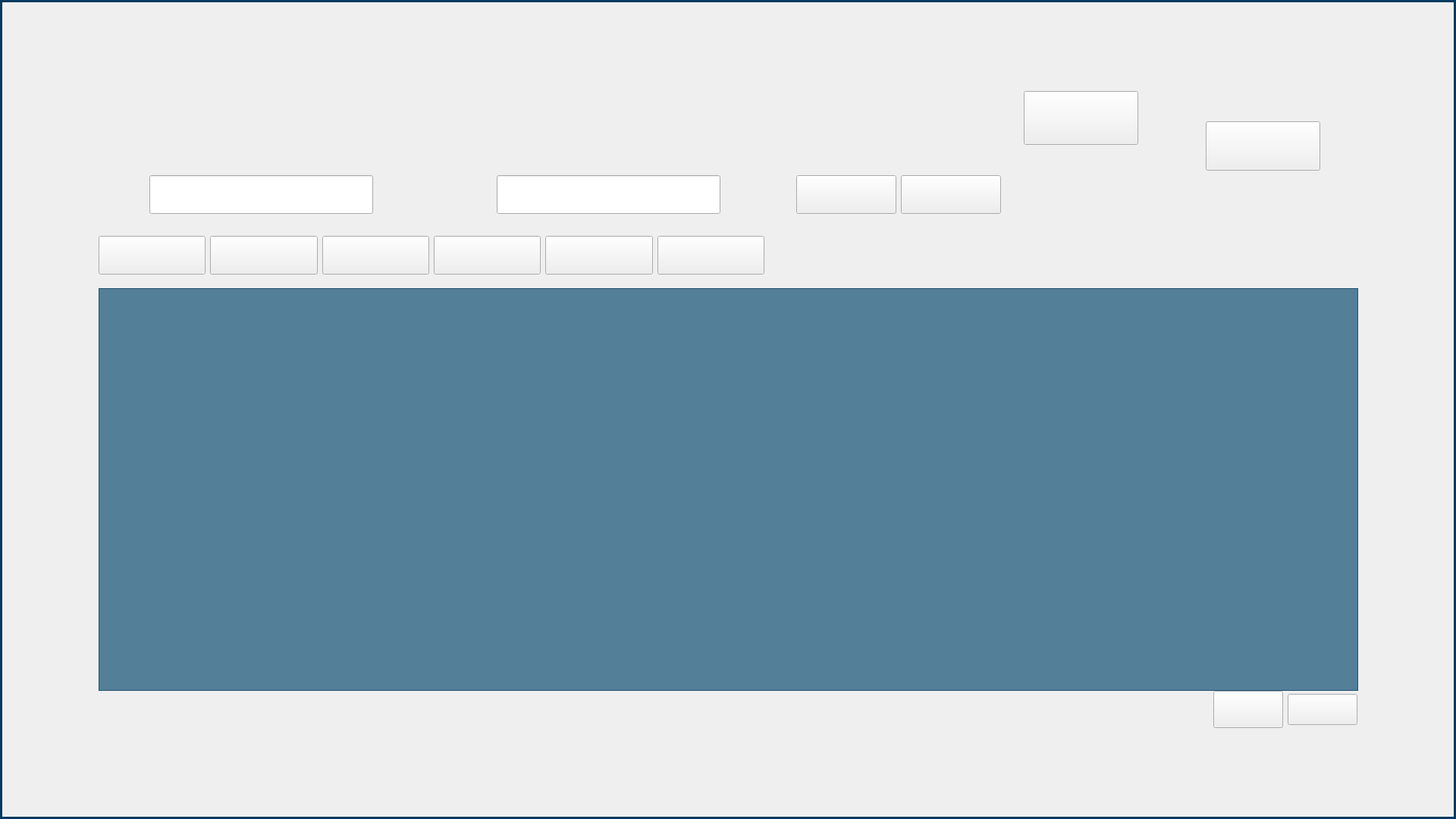
<?xml version="1.0" encoding="UTF-8"?>
<ui version="4.0">
 <class>jsj_UserManagerdlg</class>
 <widget class="QWidget" name="jsj_UserManagerdlg">
  <property name="geometry">
   <rect>
    <x>0</x>
    <y>0</y>
    <width>1920</width>
    <height>1080</height>
   </rect>
  </property>
  <property name="minimumSize">
   <size>
    <width>1920</width>
    <height>1080</height>
   </size>
  </property>
  <property name="windowTitle">
   <string>Form</string>
  </property>
  <property name="styleSheet">
   <string notr="true">QWidget#jsj_UserManagerdlg{
	border: 3px solid #033b60; /* 边框宽度为1px，颜色为#A0A0A0 */
}
</string>
  </property>
  <widget class="QPushButton" name="ExitBtn">
   <property name="geometry">
    <rect>
     <x>1350</x>
     <y>120</y>
     <width>151</width>
     <height>71</height>
    </rect>
   </property>
   <property name="cursor">
    <cursorShape>OpenHandCursor</cursorShape>
   </property>
   <property name="styleSheet">
    <string notr="true">border-image: url(:/new/jsj/rc/用户管理/返回.png);</string>
   </property>
   <property name="text">
    <string/>
   </property>
  </widget>
  <widget class="QWidget" name="layoutWidget">
   <property name="geometry">
    <rect>
     <x>130</x>
     <y>310</y>
     <width>878</width>
     <height>53</height>
    </rect>
   </property>
   <layout class="QHBoxLayout" name="horizontalLayout">
    <item>
     <widget class="QPushButton" name="AddNewBtn">
      <property name="minimumSize">
       <size>
        <width>141</width>
        <height>51</height>
       </size>
      </property>
      <property name="cursor">
       <cursorShape>OpenHandCursor</cursorShape>
      </property>
      <property name="styleSheet">
       <string notr="true">border-image: url(:/new/jsj/rc/用户管理/新增.png);</string>
      </property>
      <property name="text">
       <string/>
      </property>
     </widget>
    </item>
    <item>
     <widget class="QPushButton" name="EditBtn">
      <property name="minimumSize">
       <size>
        <width>141</width>
        <height>51</height>
       </size>
      </property>
      <property name="cursor">
       <cursorShape>OpenHandCursor</cursorShape>
      </property>
      <property name="styleSheet">
       <string notr="true">border-image: url(:/new/jsj/rc/用户管理/编辑.png);</string>
      </property>
      <property name="text">
       <string/>
      </property>
     </widget>
    </item>
    <item>
     <widget class="QPushButton" name="DelBtn">
      <property name="minimumSize">
       <size>
        <width>141</width>
        <height>51</height>
       </size>
      </property>
      <property name="cursor">
       <cursorShape>OpenHandCursor</cursorShape>
      </property>
      <property name="styleSheet">
       <string notr="true">border-image: url(:/new/jsj/rc/用户管理/删除.png);</string>
      </property>
      <property name="text">
       <string/>
      </property>
     </widget>
    </item>
    <item>
     <widget class="QPushButton" name="DaoruBtn">
      <property name="minimumSize">
       <size>
        <width>141</width>
        <height>51</height>
       </size>
      </property>
      <property name="cursor">
       <cursorShape>OpenHandCursor</cursorShape>
      </property>
      <property name="styleSheet">
       <string notr="true">border-image: url(:/new/jsj/rc/用户管理/导入.png);</string>
      </property>
      <property name="text">
       <string/>
      </property>
     </widget>
    </item>
    <item>
     <widget class="QPushButton" name="DaochuBtn">
      <property name="minimumSize">
       <size>
        <width>141</width>
        <height>51</height>
       </size>
      </property>
      <property name="cursor">
       <cursorShape>OpenHandCursor</cursorShape>
      </property>
      <property name="styleSheet">
       <string notr="true">border-image: url(:/new/jsj/rc/用户管理/导出.png);</string>
      </property>
      <property name="text">
       <string/>
      </property>
     </widget>
    </item>
    <item>
     <widget class="QPushButton" name="RecordBtn">
      <property name="minimumSize">
       <size>
        <width>141</width>
        <height>51</height>
       </size>
      </property>
      <property name="cursor">
       <cursorShape>OpenHandCursor</cursorShape>
      </property>
      <property name="styleSheet">
       <string notr="true">border-image: url(:/new/jsj/rc/用户管理/使用记录.png);</string>
      </property>
      <property name="text">
       <string/>
      </property>
     </widget>
    </item>
   </layout>
  </widget>
  <widget class="QWidget" name="layoutWidget">
   <property name="geometry">
    <rect>
     <x>1050</x>
     <y>230</y>
     <width>270</width>
     <height>53</height>
    </rect>
   </property>
   <layout class="QHBoxLayout" name="horizontalLayout_2">
    <item>
     <widget class="QPushButton" name="SearchBtn">
      <property name="minimumSize">
       <size>
        <width>131</width>
        <height>51</height>
       </size>
      </property>
      <property name="cursor">
       <cursorShape>OpenHandCursor</cursorShape>
      </property>
      <property name="styleSheet">
       <string notr="true">border-image: url(:/new/jsj/rc/用户管理/检索.png);</string>
      </property>
      <property name="text">
       <string/>
      </property>
     </widget>
    </item>
    <item>
     <widget class="QPushButton" name="ReSetBtn">
      <property name="minimumSize">
       <size>
        <width>131</width>
        <height>51</height>
       </size>
      </property>
      <property name="cursor">
       <cursorShape>OpenHandCursor</cursorShape>
      </property>
      <property name="styleSheet">
       <string notr="true">border-image: url(:/new/jsj/rc/用户管理/重置.png);</string>
      </property>
      <property name="text">
       <string/>
      </property>
     </widget>
    </item>
   </layout>
  </widget>
  <widget class="QWidget" name="layoutWidget">
   <property name="geometry">
    <rect>
     <x>140</x>
     <y>230</y>
     <width>810</width>
     <height>53</height>
    </rect>
   </property>
   <layout class="QHBoxLayout" name="horizontalLayout_3">
    <item>
     <widget class="QLabel" name="label_2">
      <property name="minimumSize">
       <size>
        <width>51</width>
        <height>51</height>
       </size>
      </property>
      <property name="styleSheet">
       <string notr="true">
border-image: url(:/new/jsj/rc/用户管理/IconPass.png);</string>
      </property>
      <property name="text">
       <string/>
      </property>
     </widget>
    </item>
    <item>
     <widget class="QLineEdit" name="StationEdit">
      <property name="minimumSize">
       <size>
        <width>291</width>
        <height>51</height>
       </size>
      </property>
      <property name="styleSheet">
       <string notr="true">font: 14pt &quot;黑体&quot;;
color: rgb(255, 255, 255);
border-image: url(:/new/jsj/rc/用户管理/边框.png);</string>
      </property>
      <property name="placeholderText">
       <string>请输入车站名称</string>
      </property>
     </widget>
    </item>
    <item>
     <spacer name="horizontalSpacer">
      <property name="orientation">
       <enum>Qt::Horizontal</enum>
      </property>
      <property name="sizeType">
       <enum>QSizePolicy::Minimum</enum>
      </property>
      <property name="sizeHint" stdset="0">
       <size>
        <width>100</width>
        <height>20</height>
       </size>
      </property>
     </spacer>
    </item>
    <item>
     <widget class="QLabel" name="label">
      <property name="minimumSize">
       <size>
        <width>51</width>
        <height>51</height>
       </size>
      </property>
      <property name="styleSheet">
       <string notr="true">background-image: url(:/new/jsj/rc/用户管理/IcoUser.png);</string>
      </property>
      <property name="text">
       <string/>
      </property>
     </widget>
    </item>
    <item>
     <widget class="QLineEdit" name="UserNameEdit">
      <property name="minimumSize">
       <size>
        <width>291</width>
        <height>51</height>
       </size>
      </property>
      <property name="styleSheet">
       <string notr="true">font: 14pt &quot;黑体&quot;;
border-image: url(:/new/jsj/rc/用户管理/边框.png);
color: rgb(255, 255, 255);</string>
      </property>
      <property name="placeholderText">
       <string>请输入用户名名称</string>
      </property>
     </widget>
    </item>
   </layout>
  </widget>
  <widget class="QWidget" name="layoutWidget">
   <property name="geometry">
    <rect>
     <x>1600</x>
     <y>910</y>
     <width>190</width>
     <height>51</height>
    </rect>
   </property>
   <layout class="QHBoxLayout" name="horizontalLayout_4">
    <item>
     <widget class="QPushButton" name="UpBtn">
      <property name="minimumSize">
       <size>
        <width>91</width>
        <height>49</height>
       </size>
      </property>
      <property name="cursor">
       <cursorShape>OpenHandCursor</cursorShape>
      </property>
      <property name="styleSheet">
       <string notr="true">border-image: url(:/new/jsj/rc/用户管理/上一页.png);</string>
      </property>
      <property name="text">
       <string/>
      </property>
     </widget>
    </item>
    <item>
     <widget class="QPushButton" name="NextBtn">
      <property name="minimumSize">
       <size>
        <width>91</width>
        <height>41</height>
       </size>
      </property>
      <property name="cursor">
       <cursorShape>OpenHandCursor</cursorShape>
      </property>
      <property name="styleSheet">
       <string notr="true">border-image: url(:/new/jsj/rc/用户管理/下一页.png);</string>
      </property>
      <property name="text">
       <string/>
      </property>
     </widget>
    </item>
   </layout>
  </widget>
  <widget class="QTableWidget" name="tableWidget">
   <property name="geometry">
    <rect>
     <x>130</x>
     <y>380</y>
     <width>1661</width>
     <height>531</height>
    </rect>
   </property>
   <property name="font">
    <font>
     <family>黑体</family>
     <pointsize>14</pointsize>
     <weight>50</weight>
     <italic>false</italic>
     <bold>false</bold>
    </font>
   </property>
   <property name="focusPolicy">
    <enum>Qt::NoFocus</enum>
   </property>
   <property name="styleSheet">
    <string notr="true">background-color: rgba(18, 81, 116, 180);
font: 14pt &quot;黑体&quot;;
color: rgb(255, 255, 255);</string>
   </property>
   <property name="horizontalScrollBarPolicy">
    <enum>Qt::ScrollBarAlwaysOff</enum>
   </property>
  </widget>
  <widget class="QPushButton" name="pushButton">
   <property name="geometry">
    <rect>
     <x>1590</x>
     <y>160</y>
     <width>151</width>
     <height>65</height>
    </rect>
   </property>
   <property name="minimumSize">
    <size>
     <width>151</width>
     <height>65</height>
    </size>
   </property>
   <property name="maximumSize">
    <size>
     <width>151</width>
     <height>65</height>
    </size>
   </property>
   <property name="cursor">
    <cursorShape>OpenHandCursor</cursorShape>
   </property>
   <property name="styleSheet">
    <string notr="true">border-image: url(:/new/jsj/rc/登录界面/维护.png);</string>
   </property>
   <property name="text">
    <string/>
   </property>
  </widget>
 </widget>
 <resources/>
 <connections/>
</ui>
